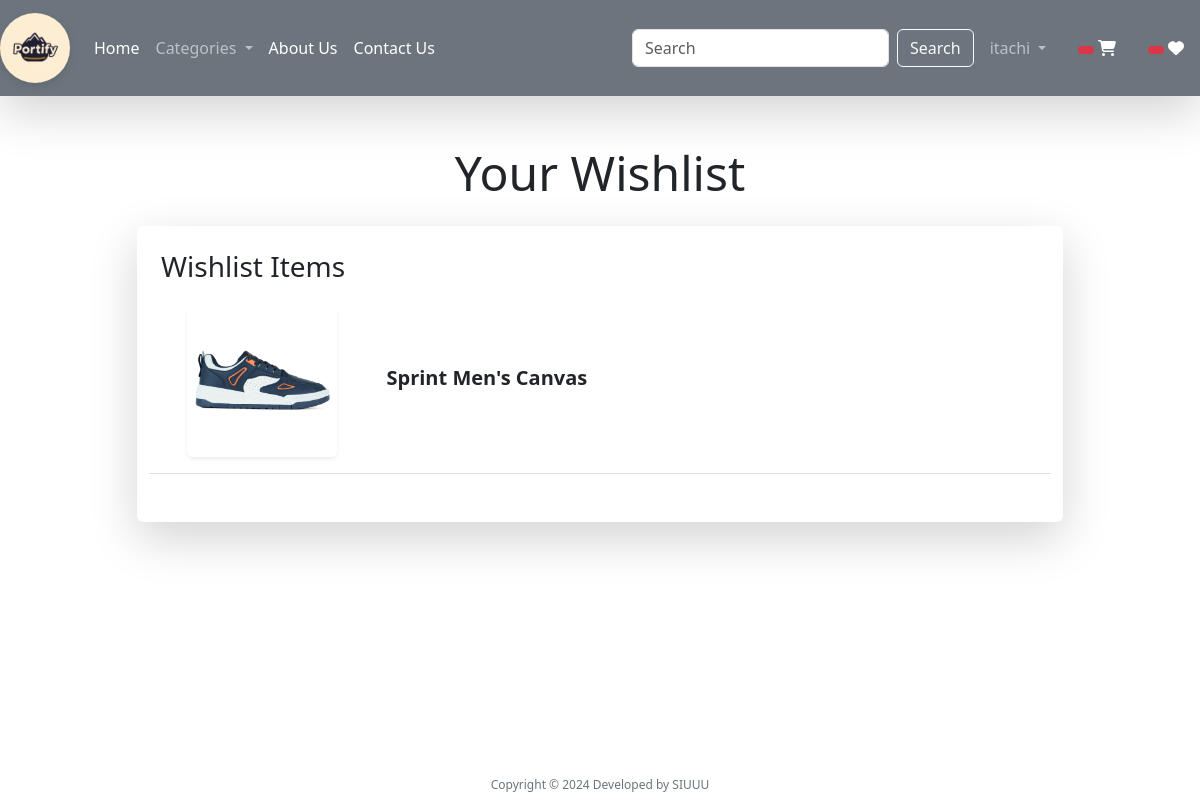
/wishlist/ (signed in), run on the app's committed database.
### app/models.py (models this page shows, shortened)
class Wishlist(models.Model):
    user = models.ForeignKey(User, on_delete=models.CASCADE)
    product = models.ForeignKey(Product, on_delete=models.CASCADE)

class Product(models.Model):
    title = models.CharField(max_length=100)
    selling_price = models.FloatField()
    discounted_price = models.FloatField()
    description = models.TextField()
    composition = models.TextField(default='')
    prodapp = models.TextField(default='')
    category = models.CharField(choices=CATEGORY_CHOICE, max_length=5)
    product_image = models.ImageField(upload_to='product')

### app/views.py (the view)
# urls.py: path('wishlist/', wishlist, name='wishlist'),
@login_required
def wishlist(request):
    totalitem = 0
    if request.user.is_authenticated:
        totalitem = len(Cart.objects.filter(user=request.user))
    wishlist_items = Wishlist.objects.filter(user=request.user)
    return render(request, 'app/wishlist.html', {'wishlist_items': wishlist_items, 'totalitem': totalitem})

### app/templates/app/wishlist.html (shortened to what this page needs)
{% extends "app/base.html" %}
{% block main-content %}
<div class="container py-5">
    <div class="row justify-content-center">
        {% if wishlist_items %}
        <h1 class="text-center mb-4 display-5">Your Wishlist</h1>
        <div class="col-lg-10">
            <div class="card border-0 shadow-lg">
                <div class="card-body p-4">
                    <h3 class="mb-4">Wishlist Items</h3>
                    {% for item in wishlist_items %}
                    <div class="row align-items-center mb-4 border-bottom pb-3">
                        <div class="col-md-3 text-center">
                            <img src="{{ item.product.product_image.url }}"
                                 alt="Product Image"
                                 class="img-fluid rounded shadow-sm"
                                 style="height: 150px; width: 150px; object-fit: cover;">
                        </div>
                        <div class="col-md-9">
                            <h5 class="fw-bold">{{ item.product.title }}</h5>
                        </div>
                    </div>
                    {% endfor %}
                </div>
            </div>
        </div>
        {% else %}
        <h1 class="text-center mb-5 display-6">Wishlist is Empty</h1>
        {% endif %}
    </div>
</div>
{% endblock main-content %}

### app/templates/app/base.html (shortened to what this page needs)
{% load static %}
<!DOCTYPE html>
<html lang="en">
<head>
    <link href="https://cdn.jsdelivr.net/npm/bootstrap@5.3.3/dist/css/bootstrap.min.css" rel="stylesheet"
>
    <link rel="stylesheet" href="{% static 'app/css/owl.carousel.min.css'%}">
    <link rel="stylesheet" href="{% static 'app/css/all.min.css'%}">
    <link rel="stylesheet" href="{% static 'app/css/style.css' %}">
    <link rel="stylesheet" href="https://cdnjs.cloudflare.com/ajax/libs/font-awesome/6.0.0-beta3/css/all.min.css">
</head>
<body>
   <nav class="navbar navbar-expand-lg navbar-dark bg-secondary shadow-lg">
      <div class="container-fluid">
        <a class="navbar-brand" href="#">
    <img src="{% static 'app/images/output.jpg' %}" height="70" width="70" class="logo">
</a>
        <div class="collapse navbar-collapse" id="navbarSupportedContent">
          <ul class="navbar-nav me-auto mb-2 mb-lg-0">
            {% if request.user.is_authenticated %}
            <li class="nav-item">
              <a class="nav-link active" aria-current="page" href="/">Home</a>
            </li>
            <li class="nav-item dropdown">
              <a class="nav-link dropdown-toggle" href="#" role="button" data-bs-toggle="dropdown" aria-expanded="false">
                Categories
              </a>
            </li>
            <li class="nav-item">
              <a class="nav-link text-white" href="{% url 'about' %}">About Us</a>
            </li>
            <li class="nav-item">
              <a class="nav-link text-white" href="{% url 'contact' %}">Contact Us</a>
            </li>
          </ul>
          <form class="d-flex" role="search" action="/search">
            <input class="form-control me-2" type="search" placeholder="Search" name="search" aria-label="Search">
            <button class="btn btn-outline-light" type="submit">Search</button>
          </form>
        </div>
        <ul class="navbar-nav me-auto mb-2 mb-lg-0">
          <li class="nav-item dropdown mx-2">
            <a class="nav-link dropdown-toggle" href="#" role="button" data-bs-toggle="dropdown" aria-expanded="false">
              {{request.user}}
            </a>
          </li>
          <li class="nav-item dropdown mx-2">
            <a class="nav-link text-white" href="{% url 'showcart' %}">
                <span class="badge bg-danger">
                </span>
                <i class="fa fa-shopping-cart"></i>
            </a>
          </li>
                <li class="nav-item dropdown mx-2">
                    <a class="nav-link text-white" href="{% url 'wishlist' %}"> <span class="badge bg-danger"> {% if item_in_wishlist > 0 %}{{item_in_wishlist}} {% endif %} </span> <i class="fa fa-heart"></i></a>
                </li>
          {% endif %}
        </ul>
      </div>
    </nav>
    {% block main-content %} {% endblock main-content %}
    <footer class="container-fluid fixed-bottom">
        <div class="text-center">
            <span>
                Copyright &copy;
                <script>document.write(new Date().getFullYear())</script> Developed by SIUUU
            </span>
        </div>
    </footer>
</body>
</html>

### app/templates/app/base.html (style rules this page uses)
.navbar-brand { position: relative; }
.logo { transition: transform 0.3s ease, filter 0.3s ease; cursor: pointer; border-radius: 50%; box-shadow: 0 4px 10px rgba(0, 0, 0, 0.1); }
.logo { animation: bounce 2s infinite; }
footer { padding: 5px 0; }
.text-center span { font-size: 12px; color: #6c757d; padding: 0; }
.container-fluid { padding-left: 0; padding-right: 0; }

### data on the page
Wishlist: product.product_image (picture), product "Sprint Men's Canvas"

### other printed values
{{ request.user }} "itachi"
